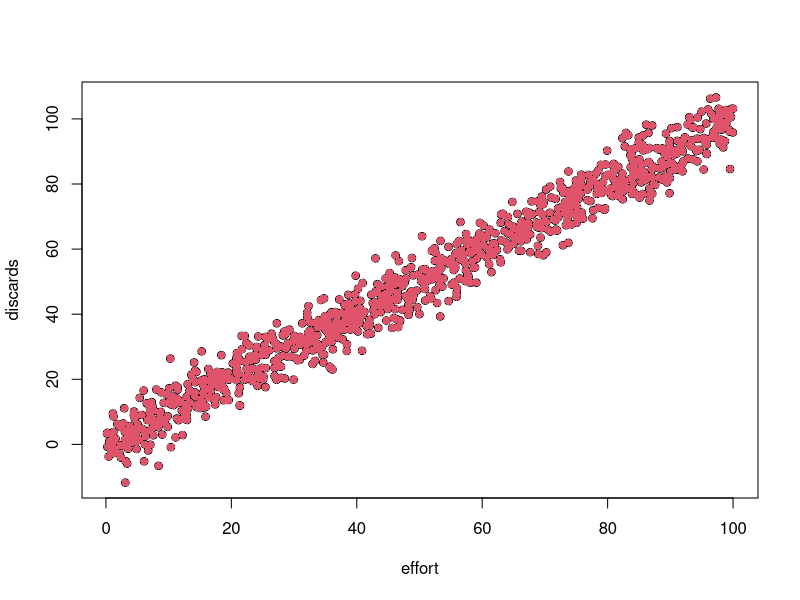
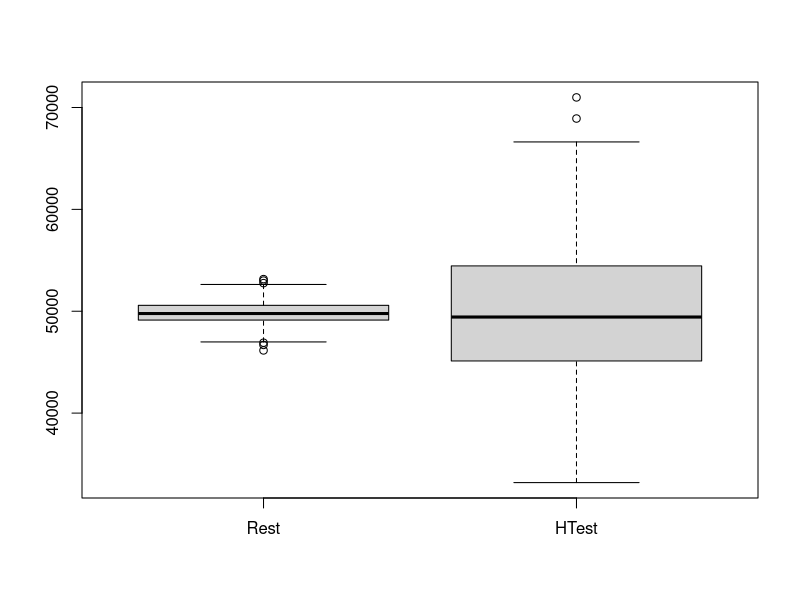
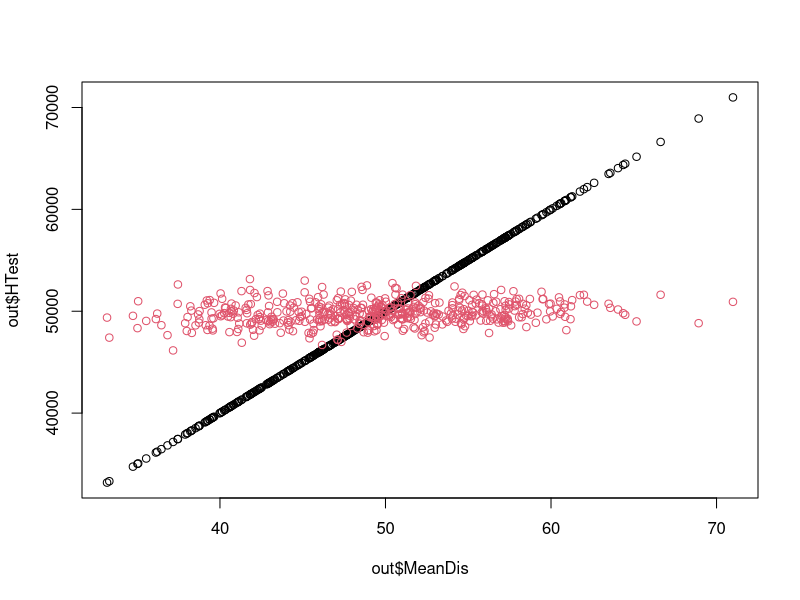

Here is the R script that generated these plots, in order:
# copy liz' example from introductory presentation

# y correlates with x, which is known for the pop
# e.g. discards correlate with effort

effort <- runif(1000,0,100)
discards <- effort+rnorm(length(effort),0,5)
pop <- data.frame(effort,discards); rm(effort,discards)
plot(pop)

out <- NULL
for(i in 1:500){
  s <- sample(1:nrow(pop),20,FALSE)
  sam <- pop[s,]
  points(sam,col=2,pch=16)
  
  Rest <- sum(pop$effort)*mean(sam$discards)/mean(sam$effort) # lohr p121
  HTest <- sum(sam$discards/(nrow(sam)/nrow(pop)))            # Horwitz Thompson
  MeanDis <- mean(sam$discards)
  out <- rbind(out,data.frame(Rest,HTest,MeanDis))
}

boxplot(out[,1:2])

plot(out$MeanDis,out$HTest)
points(out$MeanDis,out$Rest,col=2)
